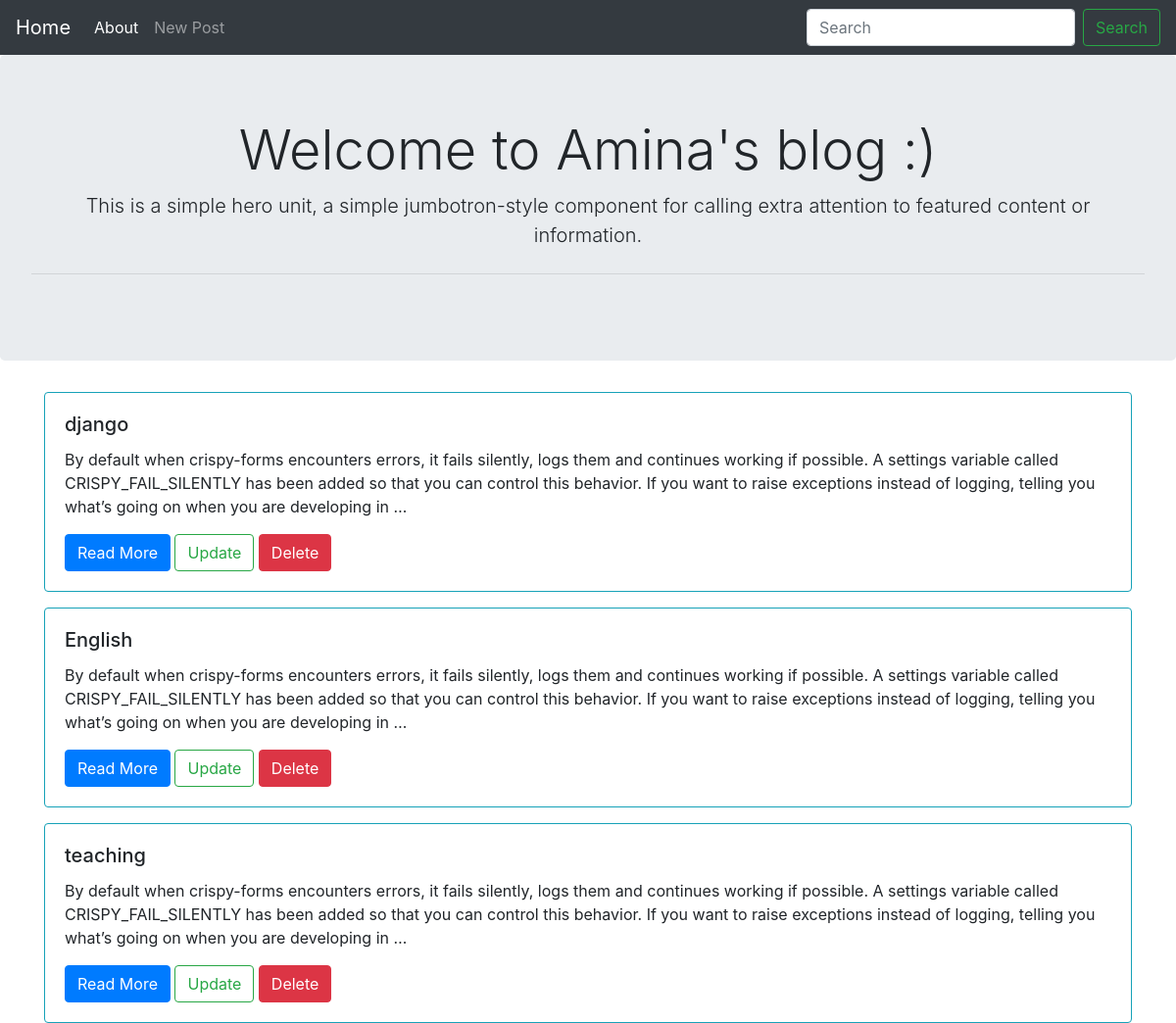
Before: / with the older database file.
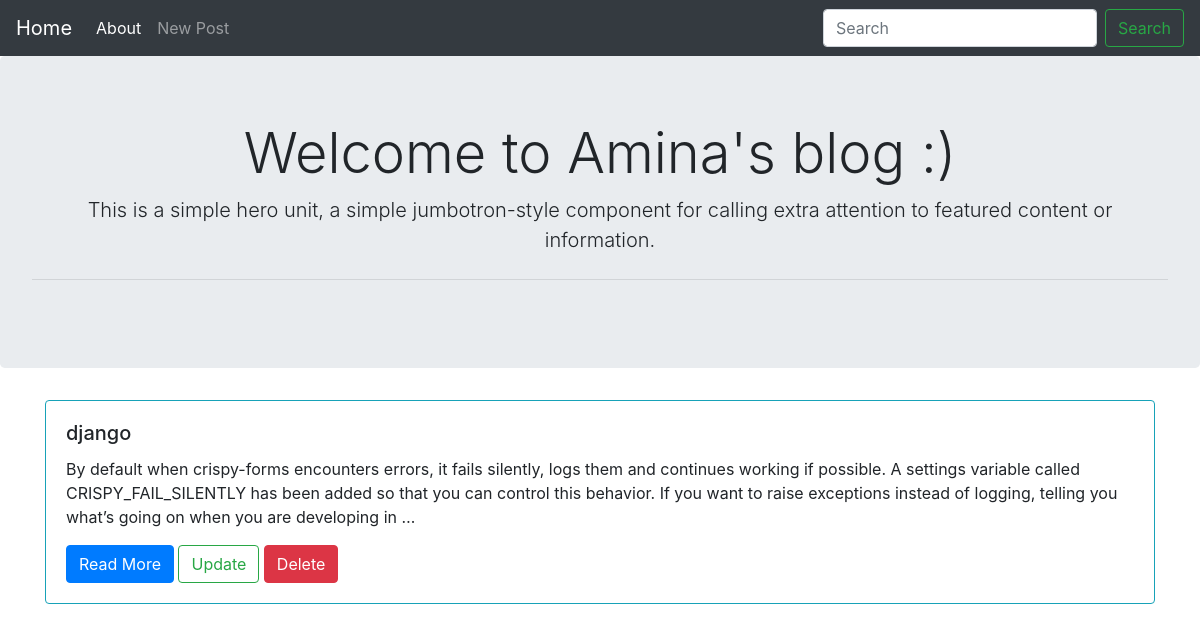
After: the same page with the newer database file.
### blog/models.py (models this page shows, shortened)
class Post(models.Model):
    title = models.CharField(max_length = 30)
    content = models.TextField()

### blog/views.py (the view)
# urls.py: path('',views.list_view, name = 'home-path'),
def list_view(request):
    return render(request, 'blog/list.html', {'posts': Post.objects.all()})

### blog/templates/blog/list.html
{% extends "blog/base.html" %}
{% block content %}
{% for post  in posts %}
<div class="card border-info mt-3" >
    <div class="card-body">
      <h5 class="card-title">{{post.title}}</h5>
      <p class="card-text">{{post.content | safe | truncatewords_html:50}}</p>
      <a href="{% url 'detail-path' post.pk %}" class="btn btn-primary">Read More</a>
      <a href="{% url 'update-path' post.pk %}" class="btn btn-outline-success">Update</a>
      <a href="{% url 'delete-path' post.pk %}" class="btn btn-danger">Delete</a>
    </div>
  </div>
{% endfor %}
{% endblock  %}

Changed rows visible on the page:
removed Post: title "English", content "By default when crispy-forms encounters errors, it fails silently, logs them and continues working if possible. A settings variable called CRISPY_FAIL_SILENTLY has been added so that you can control this behavior. If you want to raise exceptions instead of logging, telling you what’s going on when you are developing in …"
removed Post: title "teaching", content "By default when crispy-forms encounters errors, it fails silently, logs them and continues working if possible. A settings variable called CRISPY_FAIL_SILENTLY has been added so that you can control this behavior. If you want to raise exceptions instead of logging, telling you what’s going on when you are developing in …"
